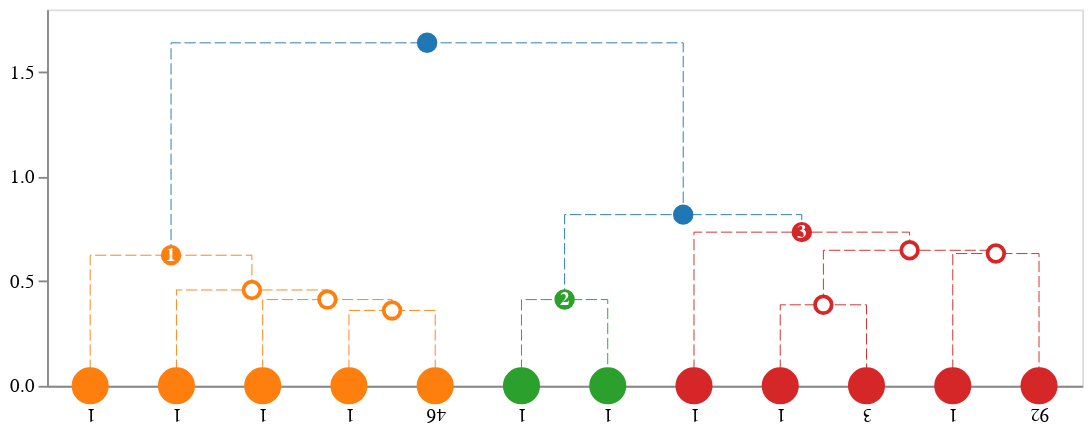

The code cell stored with this chart in its notebook:
### Markdown cell above
# Customizing other attributes

## Changing default values

Default link, node and axis label values can be changed by providing customized data classes to idendrogram constructor. For a full list of properties of each data class, see [Data Containers](../data_containers).

### Code cell
from idendrogram.containers import AxisLabel, ClusterLink, ClusterNode
from dataclasses import dataclass, field

@dataclass
class MyAxisLabel(AxisLabel):
    labelAngle: int = -180

@dataclass
class MyNode(ClusterNode):
    radius: float = 5
    _default_leaf_radius: float = 10    

@dataclass
class Mylink(ClusterLink):
    strokewidth: float = 0.5
    strokedash: list = field(default_factory=lambda: [6, 2])
    
idd = idendrogram.idendrogram(
    axis_label_factory=lambda x:  MyAxisLabel(**x),
    node_factory= lambda x: MyNode(**x),
    link_factory= lambda x: Mylink(**x))

idd.set_cluster_info(cl_data)
dendrogram = idd.create_dendrogram()
to_altair(dendrogram=dendrogram, height=200, width=629)

### Figure 1 — Vega-Lite specification as saved in the notebook (floating-point values rounded to 4 significant figures)
{"layer": [{"data": {"name": "data-88e9b4f49bf8d5732041effeff78ca57"}, "mark": "line", "encoding": {"color": {"field": "fillcolor", "legend": null, "scale": null, "type": "nominal"}, "detail": {"field": "index", "type": "quantitative"}, "order": {"field": "_order_helper", "type": "quantitative"}, "strokeDash": {"field": "strokedash", "legend": null, "scale": null, "type": "nominal"}, "strokeOpacity": {"field": "strokeopacity", "legend": null, "scale": null, "type": "quantitative"}, "strokeWidth": {"field": "strokewidth", "legend": null, "scale": null, "type": "quantitative"}, "x": {"axis": {"grid": false, "labelAngle": -180, "labelExpr": "datum.value == 5.0 ? '1' : datum.value == 15.0 ? '1' : datum.value == 25.0 ? '1' : datum.value == 35.0 ? '1' : datum.value == 45.0 ? '46' : datum.value == 55.0 ? '1' : datum.value == 65.0 ? '1' : datum.value == 75.0 ? '1' : datum.value == 85.0 ? '1' : datum.value == 95.0 ? '3' : datum.value == 105.0 ? '1' : datum.value == 115.0 ? '92' : ''", "labelPadding": 10, "orient": "bottom", "ticks": false, "values": [5.0, 15.0, 25.0, 35.0, 45.0, 55.0, 65.0, 75.0, 85.0, 95.0, 105.0, 115.0]}, "field": "x", "title": null, "type": "quantitative"}, "y": {"axis": {"grid": false}, "field": "y", "scale": {"reverse": false, "type": "linear"}, "title": null, "type": "quantitative"}}}, {"layer": [{"layer": [{"mark": "point", "encoding": {"fill": {"field": "fillcolor", "scale": null, "type": "nominal"}, "opacity": {"field": "opacity", "scale": null, "type": "quantitative"}, "size": {"field": "size", "scale": null, "type": "quantitative"}, "stroke": {"field": "edgecolor", "scale": null, "type": "nominal"}, "tooltip": {"field": "hovertext", "type": "nominal"}, "x": {"axis": {"grid": false, "labelAngle": -180, "labelExpr": "datum.value == 5.0 ? '1' : datum.value == 15.0 ? '1' : datum.value == 25.0 ? '1' : datum.value == 35.0 ? '1' : datum.value == 45.0 ? '46' : datum.value == 55.0 ? '1' : datum.value == 65.0 ? '1' : datum.value == 75.0 ? '1' : datum.value == 85.0 ? '1' : datum.value == 95.0 ? '3' : datum.value == 105.0 ? '1' : datum.value == 115.0 ? '92' : ''", "labelPadding": 10, "orient": "bottom", "ticks": false, "values": [5.0, 15.0, 25.0, 35.0, 45.0, 55.0, 65.0, 75.0, 85.0, 95.0, 105.0, 115.0]}, "field": "x", "title": null, "type": "quantitative"}, "y": {"axis": {"grid": false}, "field": "y", "scale": {"reverse": false, "type": "linear"}, "title": null, "type": "quantitative"}}}, {"mark": {"type": "text", "fontWeight": "bold"}, "encoding": {"color": {"field": "labelcolor", "scale": null, "type": "nominal"}, "size": {"field": "labelsize", "scale": null, "type": "quantitative"}, "text": {"field": "label", "type": "nominal"}, "tooltip": {"field": "hovertext", "type": "nominal"}, "x": {"axis": {"grid": false, "labelAngle": -180, "labelExpr": "datum.value == 5.0 ? '1' : datum.value == 15.0 ? '1' : datum.value == 25.0 ? '1' : datum.value == 35.0 ? '1' : datum.value == 45.0 ? '46' : datum.value == 55.0 ? '1' : datum.value == 65.0 ? '1' : datum.value == 75.0 ? '1' : datum.value == 85.0 ? '1' : datum.value == 95.0 ? '3' : datum.value == 105.0 ? '1' : datum.value == 115.0 ? '92' : ''", "labelPadding": 10, "orient": "bottom", "ticks": false, "values": [5.0, 15.0, 25.0, 35.0, 45.0, 55.0, 65.0, 75.0, 85.0, 95.0, 105.0, 115.0]}, "field": "x", "title": null, "type": "quantitative"}, "y": {"axis": {"grid": false}, "field": "y", "scale": {"reverse": false, "type": "linear"}, "title": null, "type": "quantitative"}}}]}], "data": {"name": "data-92d4340c1b678a14080f1aa7f8d535f1"}}], "height": 200, "width": 550, "$schema": "https://vega.github.io/schema/vega-lite/v4.17.0.json", "datasets": {"data-88e9b4f49bf8d5732041effeff78ca57": [{"index": 0, "x": 35.0, "y": 0.0, "fillcolor": "#ff7f0e", "id": 269, "children_id": [15, 263], "cluster_id": null, "strokewidth": 0.5, "strokedash": [6, 2], "strokeopacity": 1.0, "_order_helper": 0}, {"index": 0, "x": 35.0, "y": 0.3606, "fillcolor": "#ff7f0e", "id": 269, "children_id": [15, 263], "cluster_id": null, "strokewidth": 0.5, "strokedash": [6, 2], "strokeopacity": 1.0, "_order_helper": 1}, {"index": 0, "x": 45.0, "y": 0.3606, "fillcolor": "#ff7f0e", "id": 269, "children_id": [15, 263], "cluster_id": null, "strokewidth": 0.5, "strokedash": [6, 2], "strokeopacity": 1.0, "_order_helper": 2}, {"index": 0, "x": 45.0, "y": 0.0, "fillcolor": "#ff7f0e", "id": 269, "children_id": [15, 263], "cluster_id": null, "strokewidth": 0.5, "strokedash": [6, 2], "strokeopacity": 1.0, "_order_helper": 3}, {"index": 1, "x": 25.0, "y": 0.0, "fillcolor": "#ff7f0e", "id": 278, "children_id": [14, 269], "cluster_id": null, "strokewidth": 0.5, "strokedash": [6, 2], "strokeopacity": 1.0, "_order_helper": 0}, {"index": 1, "x": 25.0, "y": 0.4123, "fillcolor": "#ff7f0e", "id": 278, "children_id": [14, 269], "cluster_id": null, "strokewidth": 0.5, "strokedash": [6, 2], "strokeopacity": 1.0, "_order_helper": 1}, {"index": 1, "x": 40.0, "y": 0.4123, "fillcolor": "#ff7f0e", "id": 278, "children_id": [14, 269], "cluster_id": null, "strokewidth": 0.5, "strokedash": [6, 2], "strokeopacity": 1.0, "_order_helper": 2}, {"index": 1, "x": 40.0, "y": 0.3606, "fillcolor": "#ff7f0e", "id": 278, "children_id": [14, 269], "cluster_id": null, "strokewidth": 0.5, "strokedash": [6, 2], "strokeopacity": 1.0, "_order_helper": 3}, {"index": 2, "x": 15.0, "y": 0.0, "fillcolor": "#ff7f0e", "id": 285, "children_id": [22, 278], "cluster_id": null, "strokewidth": 0.5, "strokedash": [6, 2], "strokeopacity": 1.0, "_order_helper": 0}, {"index": 2, "x": 15.0, "y": 0.4583, "fillcolor": "#ff7f0e", "id": 285, "children_id": [22, 278], "cluster_id": null, "strokewidth": 0.5, "strokedash": [6, 2], "strokeopacity": 1.0, "_order_helper": 1}, {"index": 2, "x": 32.5, "y": 0.4583, "fillcolor": "#ff7f0e", "id": 285, "children_id": [22, 278], "cluster_id": null, "strokewidth": 0.5, "strokedash": [6, 2], "strokeopacity": 1.0, "_order_helper": 2}, {"index": 2, "x": 32.5, "y": 0.4123, "fillcolor": "#ff7f0e", "id": 285, "children_id": [22, 278], "cluster_id": null, "strokewidth": 0.5, "strokedash": [6, 2], "strokeopacity": 1.0, "_order_helper": 3}, {"index": 3, "x": 5.0, "y": 0.0, "fillcolor": "#ff7f0e", "id": 293, "children_id": [41, 285], "cluster_id": 1.0, "strokewidth": 0.5, "strokedash": [6, 2], "strokeopacity": 1.0, "_order_helper": 0}, {"index": 3, "x": 5.0, "y": 0.6245, "fillcolor": "#ff7f0e", "id": 293, "children_id": [41, 285], "cluster_id": 1.0, "strokewidth": 0.5, "strokedash": [6, 2], "strokeopacity": 1.0, "_order_helper": 1}, {"index": 3, "x": 23.75, "y": 0.6245, "fillcolor": "#ff7f0e", "id": 293, "children_id": [41, 285], "cluster_id": 1.0, "strokewidth": 0.5, "strokedash": [6, 2], "strokeopacity": 1.0, "_order_helper": 2}, {"index": 3, "x": 23.75, "y": 0.4583, "fillcolor": "#ff7f0e", "id": 293, "children_id": [41, 285], "cluster_id": 1.0, "strokewidth": 0.5, "strokedash": [6, 2], "strokeopacity": 1.0, "_order_helper": 3}, {"index": 4, "x": 55.0, "y": 0.0, "fillcolor": "#2ca02c", "id": 279, "children_id": [117, 131], "cluster_id": 2.0, "strokewidth": 0.5, "strokedash": [6, 2], "strokeopacity": 1.0, "_order_helper": 0}, {"index": 4, "x": 55.0, "y": 0.4123, "fillcolor": "#2ca02c", "id": 279, "children_id": [117, 131], "cluster_id": 2.0, "strokewidth": 0.5, "strokedash": [6, 2], "strokeopacity": 1.0, "_order_helper": 1}, {"index": 4, "x": 65.0, "y": 0.4123, "fillcolor": "#2ca02c", "id": 279, "children_id": [117, 131], "cluster_id": 2.0, "strokewidth": 0.5, "strokedash": [6, 2], "strokeopacity": 1.0, "_order_helper": 2}, {"index": 4, "x": 65.0, "y": 0.0, "fillcolor": "#2ca02c", "id": 279, "children_id": [117, 131], "cluster_id": 2.0, "strokewidth": 0.5, "strokedash": [6, 2], "strokeopacity": 1.0, "_order_helper": 3}, {"index": 5, "x": 85.0, "y": 0.0, "fillcolor": "#d62728", "id": 273, "children_id": [98, 265], "cluster_id": null, "strokewidth": 0.5, "strokedash": [6, 2], "strokeopacity": 1.0, "_order_helper": 0}, {"index": 5, "x": 85.0, "y": 0.3873, "fillcolor": "#d62728", "id": 273, "children_id": [98, 265], "cluster_id": null, "strokewidth": 0.5, "strokedash": [6, 2], "strokeopacity": 1.0, "_order_helper": 1}, {"index": 5, "x": 95.0, "y": 0.3873, "fillcolor": "#d62728", "id": 273, "children_id": [98, 265], "cluster_id": null, "strokewidth": 0.5, "strokedash": [6, 2], "strokeopacity": 1.0, "_order_helper": 2}, {"index": 5, "x": 95.0, "y": 0.0, "fillcolor": "#d62728", "id": 273, "children_id": [98, 265], "cluster_id": null, "strokewidth": 0.5, "strokedash": [6, 2], "strokeopacity": 1.0, "_order_helper": 3}, {"index": 6, "x": 105.0, "y": 0.0, "fillcolor": "#d62728", "id": 294, "children_id": [109, 292], "cluster_id": null, "strokewidth": 0.5, "strokedash": [6, 2], "strokeopacity": 1.0, "_order_helper": 0}, {"index": 6, "x": 105.0, "y": 0.6325, "fillcolor": "#d62728", "id": 294, "children_id": [109, 292], "cluster_id": null, "strokewidth": 0.5, "strokedash": [6, 2], "strokeopacity": 1.0, "_order_helper": 1}, {"index": 6, "x": 115.0, "y": 0.6325, "fillcolor": "#d62728", "id": 294, "children_id": [109, 292], "cluster_id": null, "strokewidth": 0.5, "strokedash": [6, 2], "strokeopacity": 1.0, "_order_helper": 2}, {"index": 6, "x": 115.0, "y": 0.0, "fillcolor": "#d62728", "id": 294, "children_id": [109, 292], "cluster_id": null, "strokewidth": 0.5, "strokedash": [6, 2], "strokeopacity": 1.0, "_order_helper": 3}, {"index": 7, "x": 90.0, "y": 0.3873, "fillcolor": "#d62728", "id": 295, "children_id": [273, 294], "cluster_id": null, "strokewidth": 0.5, "strokedash": [6, 2], "strokeopacity": 1.0, "_order_helper": 0}, {"index": 7, "x": 90.0, "y": 0.6481, "fillcolor": "#d62728", "id": 295, "children_id": [273, 294], "cluster_id": null, "strokewidth": 0.5, "strokedash": [6, 2], "strokeopacity": 1.0, "_order_helper": 1}, {"index": 7, "x": 110.0, "y": 0.6481, "fillcolor": "#d62728", "id": 295, "children_id": [273, 294], "cluster_id": null, "strokewidth": 0.5, "strokedash": [6, 2], "strokeopacity": 1.0, "_order_helper": 2}, {"index": 7, "x": 110.0, "y": 0.6325, "fillcolor": "#d62728", "id": 295, "children_id": [273, 294], "cluster_id": null, "strokewidth": 0.5, "strokedash": [6, 2], "strokeopacity": 1.0, "_order_helper": 3}, {"index": 8, "x": 75.0, "y": 0.0, "fillcolor": "#d62728", "id": 296, "children_id": [106, 295], "cluster_id": 3.0, "strokewidth": 0.5, "strokedash": [6, 2], "strokeopacity": 1.0, "_order_helper": 0}, {"index": 8, "x": 75.0, "y": 0.7348, "fillcolor": "#d62728", "id": 296, "children_id": [106, 295], "cluster_id": 3.0, "strokewidth": 0.5, "strokedash": [6, 2], "strokeopacity": 1.0, "_order_helper": 1}, {"index": 8, "x": 100.0, "y": 0.7348, "fillcolor": "#d62728", "id": 296, "children_id": [106, 295], "cluster_id": 3.0, "strokewidth": 0.5, "strokedash": [6, 2], "strokeopacity": 1.0, "_order_helper": 2}, {"index": 8, "x": 100.0, "y": 0.6481, "fillcolor": "#d62728", "id": 296, "children_id": [106, 295], "cluster_id": 3.0, "strokewidth": 0.5, "strokedash": [6, 2], "strokeopacity": 1.0, "_order_helper": 3}, {"index": 9, "x": 60.0, "y": 0.4123, "fillcolor": "#1f77b4", "id": 297, "children_id": [279, 296], "cluster_id": null, "strokewidth": 0.5, "strokedash": [6, 2], "strokeopacity": 1.0, "_order_helper": 0}, {"index": 9, "x": 60.0, "y": 0.8185, "fillcolor": "#1f77b4", "id": 297, "children_id": [279, 296], "cluster_id": null, "strokewidth": 0.5, "strokedash": [6, 2], "strokeopacity": 1.0, "_order_helper": 1}, {"index": 9, "x": 87.5, "y": 0.8185, "fillcolor": "#1f77b4", "id": 297, "children_id": [279, 296], "cluster_id": null, "strokewidth": 0.5, "strokedash": [6, 2], "strokeopacity": 1.0, "_order_helper": 2}, {"index": 9, "x": 87.5, "y": 0.7348, "fillcolor": "#1f77b4", "id": 297, "children_id": [279, 296], "cluster_id": null, "strokewidth": 0.5, "strokedash": [6, 2], "strokeopacity": 1.0, "_order_helper": 3}, {"index": 10, "x": 14.38, "y": 0.6245, "fillcolor": "#1f77b4", "id": 298, "children_id": [293, 297], "cluster_id": null, "strokewidth": 0.5, "strokedash": [6, 2], "strokeopacity": 1.0, "_order_helper": 0}, {"index": 10, "x": 14.38, "y": 1.64, "fillcolor": "#1f77b4", "id": 298, "children_id": [293, 297], "cluster_id": null, "strokewidth": 0.5, "strokedash": [6, 2], "strokeopacity": 1.0, "_order_helper": 1}, {"index": 10, "x": 73.75, "y": 1.64, "fillcolor": "#1f77b4", "id": 298, "children_id": [293, 297], "cluster_id": null, "strokewidth": 0.5, "strokedash": [6, 2], "strokeopacity": 1.0, "_order_helper": 2}, {"index": 10, "x": 73.75, "y": 0.8185, "fillcolor": "#1f77b4", "id": 298, "children_id": [293, 297], "cluster_id": null, "strokewidth": 0.5, "strokedash": [6, 2], "strokeopacity": 1.0, "_order_helper": 3}], "data-92d4340c1b678a14080f1aa7f8d535f1": [{"x": 5.0, "y": 0.0, "type": "leaf", "id": 41, "cluster_id": null, "edgecolor": "#ff7f0e", "label": "", "hovertext": {"# of items": "1", "linkage id": 41}, "fillcolor": "#ff7f0e", "radius": 10, "opacity": 1.0, "labelsize": 10.0, "labelcolor": "#fff", "_default_leaf_radius": 10, "_default_leaf_radius_if_cluster": 7.0, "size": 314.2}, {"x": 15.0, "y": 0.0, "type": "leaf", "id": 22, "cluster_id": null, "edgecolor": "#ff7f0e", "label": "", "hovertext": {"# of items": "1", "linkage id": 22}, "fillcolor": "#ff7f0e", "radius": 10, "opacity": 1.0, "labelsize": 10.0, "labelcolor": "#fff", "_default_leaf_radius": 10, "_default_leaf_radius_if_cluster": 7.0, "size": 314.2}, {"x": 25.0, "y": 0.0, "type": "leaf", "id": 14, "cluster_id": null, "edgecolor": "#ff7f0e", "label": "", "hovertext": {"# of items": "1", "linkage id": 14}, "fillcolor": "#ff7f0e", "radius": 10, "opacity": 1.0, "labelsize": 10.0, "labelcolor": "#fff", "_default_leaf_radius": 10, "_default_leaf_radius_if_cluster": 7.0, "size": 314.2}, {"x": 35.0, "y": 0.0, "type": "leaf", "id": 15, "cluster_id": null, "edgecolor": "#ff7f0e", "label": "", "hovertext": {"# of items": "1", "linkage id": 15}, "fillcolor": "#ff7f0e", "radius": 10, "opacity": 1.0, "labelsize": 10.0, "labelcolor": "#fff", "_default_leaf_radius": 10, "_default_leaf_radius_if_cluster": 7.0, "size": 314.2}, {"x": 45.0, "y": 0.0, "type": "leaf", "id": 263, "cluster_id": null, "edgecolor": "#ff7f0e", "label": "", "hovertext": {"# of items": "46", "linkage id": 263}, "fillcolor": "#ff7f0e", "radius": 10, "opacity": 1.0, "labelsize": 10.0, "labelcolor": "#fff", "_default_leaf_radius": 10, "_default_leaf_radius_if_cluster": 7.0, "size": 314.2}, {"x": 55.0, "y": 0.0, "type": "leaf", "id": 117, "cluster_id": null, "edgecolor": "#2ca02c", "label": "", "hovertext": {"# of items": "1", "linkage id": 117}, "fillcolor": "#2ca02c", "radius": 10, "opacity": 1.0, "labelsize": 10.0, "labelcolor": "#fff", "_default_leaf_radius": 10, "_default_leaf_radius_if_cluster": 7.0, "size": 314.2}, {"x": 65.0, "y": 0.0, "type": "leaf", "id": 131, "cluster_id": null, "edgecolor": "#2ca02c", "label": "", "hovertext": {"# of items": "1", "linkage id": 131}, "fillcolor": "#2ca02c", "radius": 10, "opacity": 1.0, "labelsize": 10.0, "labelcolor": "#fff", "_default_leaf_radius": 10, "_default_leaf_radius_if_cluster": 7.0, "size": 314.2}, {"x": 75.0, "y": 0.0, "type": "leaf", "id": 106, "cluster_id": null, "edgecolor": "#d62728", "label": "", "hovertext": {"# of items": "1", "linkage id": 106}, "fillcolor": "#d62728", "radius": 10, "opacity": 1.0, "labelsize": 10.0, "labelcolor": "#fff", "_default_leaf_radius": 10, "_default_leaf_radius_if_cluster": 7.0, "size": 314.2}, {"x": 85.0, "y": 0.0, "type": "leaf", "id": 98, "cluster_id": null, "edgecolor": "#d62728", "label": "", "hovertext": {"# of items": "1", "linkage id": 98}, "fillcolor": "#d62728", "radius": 10, "opacity": 1.0, "labelsize": 10.0, "labelcolor": "#fff", "_default_leaf_radius": 10, "_default_leaf_radius_if_cluster": 7.0, "size": 314.2}, {"x": 95.0, "y": 0.0, "type": "leaf", "id": 265, "cluster_id": null, "edgecolor": "#d62728", "label": "", "hovertext": {"# of items": "3", "linkage id": 265}, "fillcolor": "#d62728", "radius": 10, "opacity": 1.0, "labelsize": 10.0, "labelcolor": "#fff", "_default_leaf_radius": 10, "_default_leaf_radius_if_cluster": 7.0, "size": 314.2}, {"x": 105.0, "y": 0.0, "type": "leaf", "id": 109, "cluster_id": null, "edgecolor": "#d62728", "label": "", "hovertext": {"# of items": "1", "linkage id": 109}, "fillcolor": "#d62728", "radius": 10, "opacity": 1.0, "labelsize": 10.0, "labelcolor": "#fff", "_default_leaf_radius": 10, "_default_leaf_radius_if_cluster": 7.0, "size": 314.2}, {"x": 115.0, "y": 0.0, "type": "leaf", "id": 292, "cluster_id": null, "edgecolor": "#d62728", "label": "", "hovertext": {"# of items": "92", "linkage id": 292}, "fillcolor": "#d62728", "radius": 10, "opacity": 1.0, "labelsize": 10.0, "labelcolor": "#fff", "_default_leaf_radius": 10, "_default_leaf_radius_if_cluster": 7.0, "size": 314.2}, {"x": 40.0, "y": 0.3606, "type": "subcluster", "id": 269, "cluster_id": null, "edgecolor": "#ff7f0e", "label": "", "hovertext": {"# of items": "47", "linkage id": 269}, "fillcolor": "#fff", "radius": 5, "opacity": 1.0, "labelsize": 10.0, "labelcolor": "#fff", "_default_leaf_radius": 10, "_default_leaf_radius_if_cluster": 7.0, "size": 78.54}, {"x": 32.5, "y": 0.4123, "type": "subcluster", "id": 278, "cluster_id": null, "edgecolor": "#ff7f0e", "label": "", "hovertext": {"# of items": "48", "linkage id": 278}, "fillcolor": "#fff", "radius": 5, "opacity": 1.0, "labelsize": 10.0, "labelcolor": "#fff", "_default_leaf_radius": 10, "_default_leaf_radius_if_cluster": 7.0, "size": 78.54}, {"x": 23.75, "y": 0.4583, "type": "subcluster", "id": 285, "cluster_id": null, "edgecolor": "#ff7f0e", "label": "", "hovertext": {"# of items": "49", "linkage id": 285}, "fillcolor": "#fff", "radius": 5, "opacity": 1.0, "labelsize": 10.0, "labelcolor": "#fff", "_default_leaf_radius": 10, "_default_leaf_radius_if_cluster": 7.0, "size": 78.54}, {"x": 14.38, "y": 0.6245, "type": "cluster", "id": 293, "cluster_id": 1.0, "edgecolor": "#ff7f0e", "label": "1", "hovertext": {"# of items": "50", "linkage id": 293}, "fillcolor": "#ff7f0e", "radius": 5, "opacity": 1.0, "labelsize": 10.0, "labelcolor": "#fff", "_default_leaf_radius": 10, "_default_leaf_radius_if_cluster": 7.0, "size": 78.54}, {"x": 60.0, "y": 0.4123, "type": "cluster", "id": 279, "cluster_id": 2.0, "edgecolor": "#2ca02c", "label": "2", "hovertext": {"# of items": "2", "linkage id": 279}, "fillcolor": "#2ca02c", "radius": 5, "opacity": 1.0, "labelsize": 10.0, "labelcolor": "#fff", "_default_leaf_radius": 10, "_default_leaf_radius_if_cluster": 7.0, "size": 78.54}, {"x": 90.0, "y": 0.3873, "type": "subcluster", "id": 273, "cluster_id": null, "edgecolor": "#d62728", "label": "", "hovertext": {"# of items": "4", "linkage id": 273}, "fillcolor": "#fff", "radius": 5, "opacity": 1.0, "labelsize": 10.0, "labelcolor": "#fff", "_default_leaf_radius": 10, "_default_leaf_radius_if_cluster": 7.0, "size": 78.54}, {"x": 110.0, "y": 0.6325, "type": "subcluster", "id": 294, "cluster_id": null, "edgecolor": "#d62728", "label": "", "hovertext": {"# of items": "93", "linkage id": 294}, "fillcolor": "#fff", "radius": 5, "opacity": 1.0, "labelsize": 10.0, "labelcolor": "#fff", "_default_leaf_radius": 10, "_default_leaf_radius_if_cluster": 7.0, "size": 78.54}, {"x": 100.0, "y": 0.6481, "type": "subcluster", "id": 295, "cluster_id": null, "edgecolor": "#d62728", "label": "", "hovertext": {"# of items": "97", "linkage id": 295}, "fillcolor": "#fff", "radius": 5, "opacity": 1.0, "labelsize": 10.0, "labelcolor": "#fff", "_default_leaf_radius": 10, "_default_leaf_radius_if_cluster": 7.0, "size": 78.54}, {"x": 87.5, "y": 0.7348, "type": "cluster", "id": 296, "cluster_id": 3.0, "edgecolor": "#d62728", "label": "3", "hovertext": {"# of items": "98", "linkage id": 296}, "fillcolor": "#d62728", "radius": 5, "opacity": 1.0, "labelsize": 10.0, "labelcolor": "#fff", "_default_leaf_radius": 10, "_default_leaf_radius_if_cluster": 7.0, "size": 78.54}, {"x": 73.75, "y": 0.8185, "type": "supercluster", "id": 297, "cluster_id": null, "edgecolor": "#1f77b4", "label": "", "hovertext": {"# of items": "100", "linkage id": 297}, "fillcolor": "#1f77b4", "radius": 5, "opacity": 1.0, "labelsize": 10.0, "labelcolor": "#fff", "_default_leaf_radius": 10, "_default_leaf_radius_if_cluster": 7.0, "size": 78.54}, {"x": 44.06, "y": 1.64, "type": "supercluster", "id": 298, "cluster_id": null, "edgecolor": "#1f77b4", "label": "", "hovertext": {"# of items": "150", "linkage id": 298}, "fillcolor": "#1f77b4", "radius": 5, "opacity": 1.0, "labelsize": 10.0, "labelcolor": "#fff", "_default_leaf_radius": 10, "_default_leaf_radius_if_cluster": 7.0, "size": 78.54}]}}
